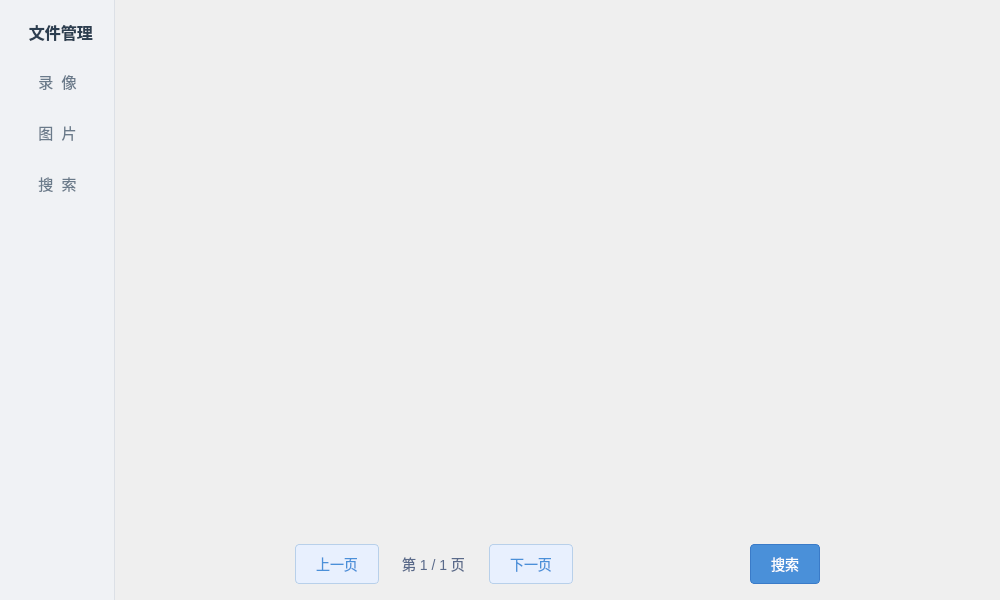
<?xml version="1.0" encoding="UTF-8"?>
<ui version="4.0">
 <class>FileManagerWidget</class>
 <widget class="QWidget" name="FileManagerWidget">
  <property name="geometry">
   <rect>
    <x>0</x>
    <y>0</y>
    <width>1000</width>
    <height>600</height>
   </rect>
  </property>
  <layout class="QHBoxLayout" name="rootLayout">
   <property name="spacing">
    <number>0</number>
   </property>
   <property name="leftMargin">
    <number>0</number>
   </property>
   <property name="topMargin">
    <number>0</number>
   </property>
   <property name="rightMargin">
    <number>0</number>
   </property>
   <property name="bottomMargin">
    <number>0</number>
   </property>
   <!-- Left Sidebar -->
   <item>
    <widget class="QWidget" name="sidebar" native="true">
     <property name="minimumWidth">
      <number>180</number>
     </property>
     <property name="maximumWidth">
      <number>180</number>
     </property>
     <property name="styleSheet">
      <string notr="true">background-color: #f0f2f5; border-right: 1px solid #dce0e6;</string>
     </property>
     <layout class="QVBoxLayout" name="sideLayout">
      <property name="spacing">
       <number>0</number>
      </property>
      <property name="leftMargin">
       <number>0</number>
      </property>
      <property name="topMargin">
       <number>0</number>
      </property>
      <property name="rightMargin">
       <number>0</number>
      </property>
      <property name="bottomMargin">
       <number>0</number>
      </property>
      <item>
       <widget class="QLabel" name="sideTitle">
        <property name="text">
         <string>  文件管理</string>
        </property>
        <property name="styleSheet">
         <string notr="true">font-size: 16px; font-weight: bold; color: #2c3e50; padding: 20px 16px 12px 16px; background: transparent;</string>
        </property>
       </widget>
      </item>
      <item>
       <widget class="QPushButton" name="videoBtn">
        <property name="text">
         <string>录  像</string>
        </property>
        <property name="checkable">
         <bool>true</bool>
        </property>
        <property name="minimumHeight">
         <number>48</number>
        </property>
        <property name="cursor">
         <cursorShape>PointingHandCursor</cursorShape>
        </property>
        <property name="styleSheet">
         <string notr="true">QPushButton {
  background-color: transparent;
  color: #6a7a8a;
  font-size: 15px;
  padding: 14px 18px;
  border: none;
  border-radius: 0;
}
QPushButton:hover {
  background-color: #e0e5ed;
  color: #4a6a8a;
}
QPushButton:checked {
  background-color: #d4e4f7;
  color: #1a3a6a;
  font-weight: bold;
}</string>
        </property>
       </widget>
      </item>
      <item>
       <widget class="QPushButton" name="photoBtn">
        <property name="text">
         <string>图  片</string>
        </property>
        <property name="checkable">
         <bool>true</bool>
        </property>
        <property name="minimumHeight">
         <number>48</number>
        </property>
        <property name="cursor">
         <cursorShape>PointingHandCursor</cursorShape>
        </property>
        <property name="styleSheet">
         <string notr="true">QPushButton {
  background-color: transparent;
  color: #6a7a8a;
  font-size: 15px;
  padding: 14px 18px;
  border: none;
  border-radius: 0;
}
QPushButton:hover {
  background-color: #e0e5ed;
  color: #4a6a8a;
}
QPushButton:checked {
  background-color: #d4e4f7;
  color: #1a3a6a;
  font-weight: bold;
}</string>
        </property>
       </widget>
      </item>
      <item>
       <widget class="QPushButton" name="searchBtn">
        <property name="text">
         <string>搜  索</string>
        </property>
        <property name="checkable">
         <bool>true</bool>
        </property>
        <property name="minimumHeight">
         <number>48</number>
        </property>
        <property name="cursor">
         <cursorShape>PointingHandCursor</cursorShape>
        </property>
        <property name="styleSheet">
         <string notr="true">QPushButton {
  background-color: transparent;
  color: #6a7a8a;
  font-size: 15px;
  padding: 14px 18px;
  border: none;
  border-radius: 0;
}
QPushButton:hover {
  background-color: #e0e5ed;
  color: #4a6a8a;
}
QPushButton:checked {
  background-color: #d4e4f7;
  color: #1a3a6a;
  font-weight: bold;
}</string>
        </property>
       </widget>
      </item>
      <item>
       <spacer name="sideBottomSpacer">
        <property name="orientation">
         <enum>Qt::Vertical</enum>
        </property>
        <property name="sizeHint" stdset="0">
         <size>
          <width>20</width>
          <height>300</height>
         </size>
        </property>
       </spacer>
      </item>
     </layout>
    </widget>
   </item>
   <!-- Right Content Area -->
   <item>
    <widget class="QWidget" name="contentArea" native="true">
     <layout class="QVBoxLayout" name="contentLayout">
      <property name="leftMargin">
       <number>16</number>
      </property>
      <property name="topMargin">
       <number>16</number>
      </property>
      <property name="rightMargin">
       <number>16</number>
      </property>
      <property name="bottomMargin">
       <number>16</number>
      </property>
      <property name="spacing">
       <number>12</number>
      </property>
      <!-- Scroll area with grid -->
      <item>
       <widget class="QScrollArea" name="scrollArea">
        <property name="widgetResizable">
         <bool>true</bool>
        </property>
        <property name="styleSheet">
         <string notr="true">QScrollArea { border: none; background: transparent; }</string>
        </property>
       </widget>
      </item>
      <!-- Pagination bar -->
      <item>
       <widget class="QWidget" name="pageBar" native="true">
        <property name="fixedHeight">
         <number>50</number>
        </property>
        <layout class="QHBoxLayout" name="pageLayout">
         <property name="spacing">
          <number>12</number>
         </property>
         <property name="leftMargin">
          <number>0</number>
         </property>
         <property name="topMargin">
          <number>0</number>
         </property>
         <property name="rightMargin">
          <number>0</number>
         </property>
         <property name="bottomMargin">
          <number>0</number>
         </property>
         <item>
          <spacer name="pageLeftSpacer">
           <property name="orientation">
            <enum>Qt::Horizontal</enum>
           </property>
           <property name="sizeHint" stdset="0">
            <size>
             <width>20</width>
             <height>20</height>
            </size>
           </property>
          </spacer>
         </item>
         <item>
          <widget class="QPushButton" name="prevBtn">
           <property name="text">
            <string>上一页</string>
           </property>
           <property name="cursor">
            <cursorShape>PointingHandCursor</cursorShape>
           </property>
           <property name="minimumHeight">
            <number>36</number>
           </property>
           <property name="styleSheet">
            <string notr="true">QPushButton {
  background-color: #e8f0fe;
  color: #4a90d9;
  border: 1px solid #b8d0ea;
  border-radius: 4px;
  font-size: 14px;
  padding: 8px 20px;
}
QPushButton:hover {
  background-color: #d4e4f7;
  border-color: #4a90d9;
}
QPushButton:disabled {
  color: #b0b8c4;
  background-color: #f0f2f5;
  border-color: #dce0e6;
}</string>
           </property>
          </widget>
         </item>
         <item>
          <widget class="QLabel" name="pageLabel">
           <property name="text">
            <string>第 1 / 1 页</string>
           </property>
           <property name="styleSheet">
            <string notr="true">color: #5a6a8a; font-size: 14px; padding: 0 8px; background: transparent;</string>
           </property>
          </widget>
         </item>
         <item>
          <widget class="QPushButton" name="nextBtn">
           <property name="text">
            <string>下一页</string>
           </property>
           <property name="cursor">
            <cursorShape>PointingHandCursor</cursorShape>
           </property>
           <property name="minimumHeight">
            <number>36</number>
           </property>
           <property name="styleSheet">
            <string notr="true">QPushButton {
  background-color: #e8f0fe;
  color: #4a90d9;
  border: 1px solid #b8d0ea;
  border-radius: 4px;
  font-size: 14px;
  padding: 8px 20px;
}
QPushButton:hover {
  background-color: #d4e4f7;
  border-color: #4a90d9;
}
QPushButton:disabled {
  color: #b0b8c4;
  background-color: #f0f2f5;
  border-color: #dce0e6;
}</string>
           </property>
          </widget>
         </item>
         <item>
          <spacer name="pageMidSpacer">
           <property name="orientation">
            <enum>Qt::Horizontal</enum>
           </property>
           <property name="sizeHint" stdset="0">
            <size>
             <width>16</width>
             <height>20</height>
            </size>
           </property>
          </spacer>
         </item>
         <item>
          <widget class="QPushButton" name="searchPageBtn">
           <property name="text">
            <string>搜索</string>
           </property>
           <property name="cursor">
            <cursorShape>PointingHandCursor</cursorShape>
           </property>
           <property name="minimumHeight">
            <number>36</number>
           </property>
           <property name="styleSheet">
            <string notr="true">QPushButton {
  background-color: #4a90d9;
  color: white;
  border: 1px solid #3a7bc8;
  border-radius: 4px;
  font-size: 14px;
  padding: 8px 20px;
}
QPushButton:hover {
  background-color: #3a7bc8;
}</string>
           </property>
          </widget>
         </item>
         <item>
          <spacer name="pageRightSpacer">
           <property name="orientation">
            <enum>Qt::Horizontal</enum>
           </property>
           <property name="sizeHint" stdset="0">
            <size>
             <width>20</width>
             <height>20</height>
            </size>
           </property>
          </spacer>
         </item>
        </layout>
       </widget>
      </item>
     </layout>
    </widget>
   </item>
  </layout>
 </widget>
 <resources/>
 <connections/>
</ui>
